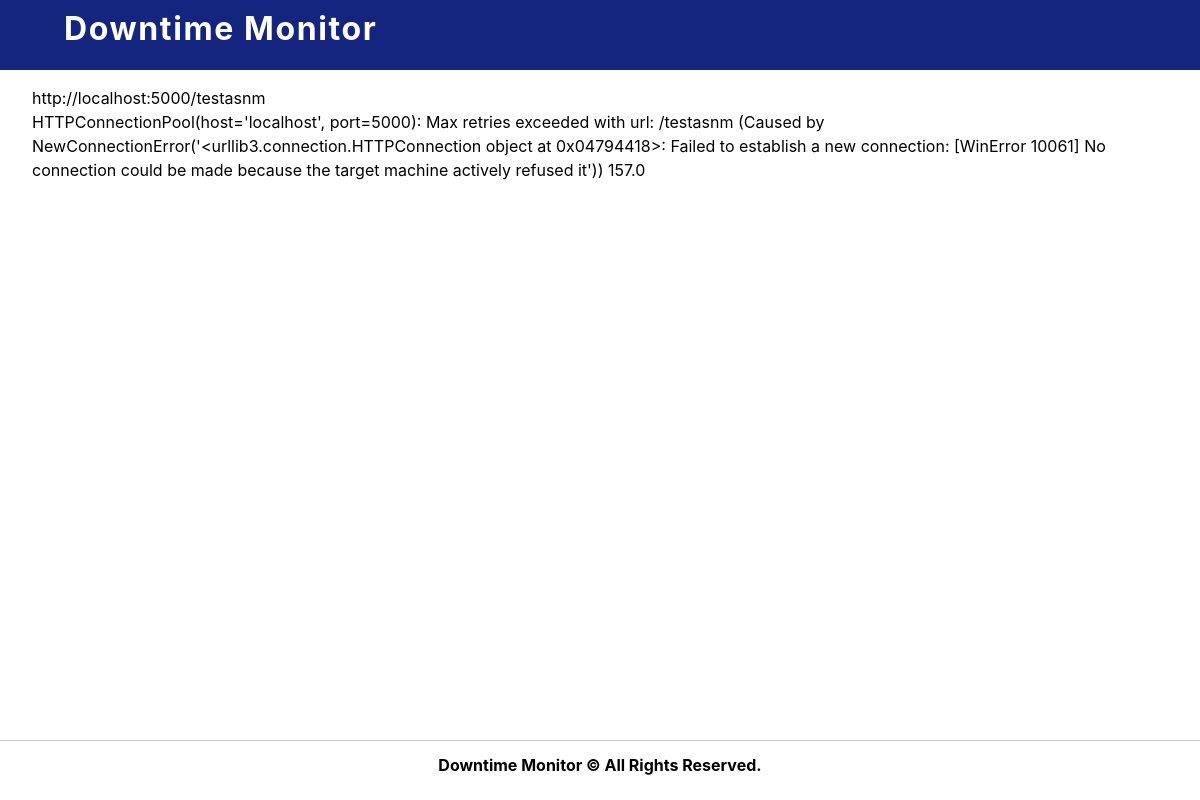
Screenshot of /monitors/website/8/ with the database file from the repository.
### monitoring/models.py (models this page shows, shortened)
class Website(models.Model):
    url = models.URLField(unique=True)
    created_time = models.DateTimeField(auto_now_add=True)
    auth_scheme = models.TextField(blank=False, null=False)

class DowntimeLog(models.Model):
    website = models.ForeignKey(Website, on_delete=models.CASCADE, related_name='downtimelog')
    downtime_start = models.DateTimeField(blank=True, null=True)
    downtime_end = models.DateTimeField(blank=True, null=True)
    downtime_duration = models.PositiveIntegerField(null=True, blank=True)
    http_status = models.PositiveSmallIntegerField(null=True, blank=True)
    response_time = models.PositiveIntegerField(null=True, blank=True)
    error = models.TextField(blank=True, null=True)

### monitoring/views.py (the view)
# urls.py: path('website/<int:website_id>/', website_detail, name='website_detail'),
def website_detail(request, website_id):
    website = get_object_or_404(Website, pk=website_id)
    downtime_logs = DowntimeLog.objects.filter(website=website)
    for downtime_log in downtime_logs:
        if not downtime_log.downtime_duration and not downtime_log.downtime_end:
            curr_time = datetime.datetime.now().replace(tzinfo=None)
            downtime_duration = curr_time - downtime_log.downtime_start.replace(tzinfo=None)
            downtime_duration = downtime_duration.total_seconds() // 60
            downtime_log.downtime_duration = downtime_duration
    context = {'website': website, 'downtime_logs': downtime_logs}
    return render(request, 'monitoring/website_detail.html', context)

### monitoring/templates/monitoring/website_detail.html (shortened to what this page needs)
{% extends 'monitoring/main.html' %}
{% block content %}
    <div>{{ website.name }} {{ website.url }}</div>
    {% for log in downtime_logs %}
        {{ log.error }}
        {{ log.downtime_duration }}
    {% endfor %}
</body>
{% endblock %}

### static/css/main.css (style rules this page uses)
body { font-family: -apple-system, BlinkMacSystemFont, 'Segoe UI', Roboto, Oxygen, Ubuntu, Cantarell, 'Open Sans', 'Helvetica Neue', sans-serif; background: var(--clr-background); line-height: 1.5; font-size: 0.875rem; min-height: 100vh; }
@media screen and (min-width: 800px) { body { font-size: 1rem; } }

### rows the page displays
Website: url "http://localhost:5000/testasnm"
DowntimeLog: error "HTTPConnectionPool(host='localhost', port=5000): Max retries exceeded with url: /testasnm (Caused by NewConnectionError('<urllib3.connection.HTTPConnection object at 0x04794418>: Failed to establish a new connection: [WinError 10061] No connection could be made because the target machine actively refused it'))", downtime_duration "157.0"
